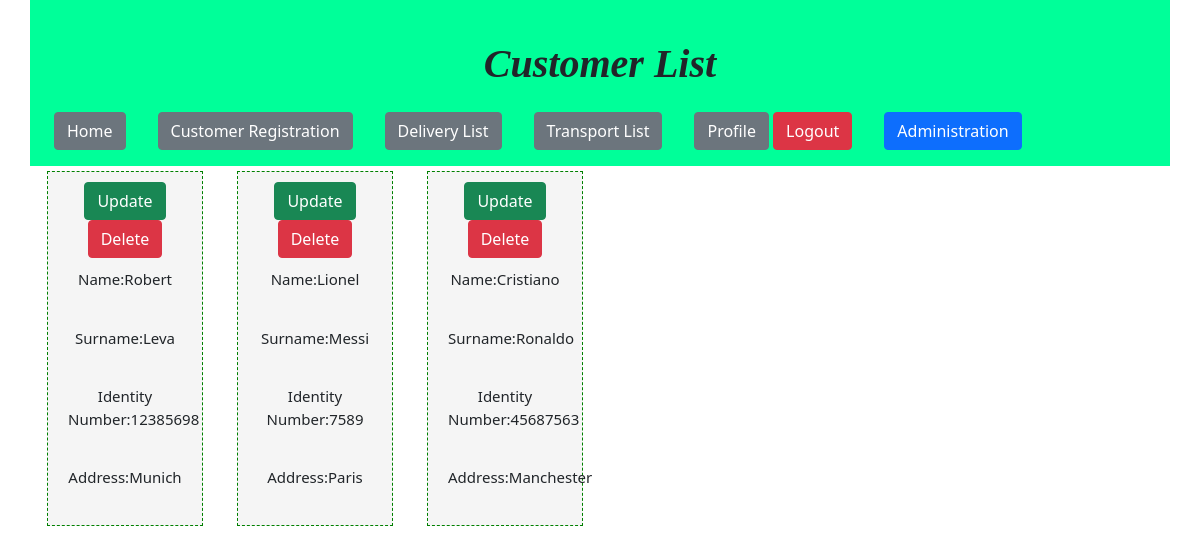
The page /affairs/customer/list (signed in) on the database its author committed.
### affairs/models.py (models this page shows, shortened)
class CustomerModel (models.Model):
    name = models.CharField(max_length=100)
    surname = models.CharField(max_length=100)
    identityNo = models.IntegerField()
    address = models.CharField(max_length=500)

### affairs/views.py (the view)
# urls.py: path('customer/list',views.CustomerListView),
@login_required
def CustomerListView(request):
    customers = CustomerModel.objects.all()
    context = {
        'customers': customers
    }
    return render(request,'affairs/CustomerList.html',context)

### affairs/templates/affairs/CustomerList.html
{% extends "affairs/layout.html" %}
{% load static %}
{% block titlepage %} Customer List {% endblock %}
{% block mainContent %}
    {%for cl in customers%}
        <div class="col-md-2">
            <div class="timeBox">
                <a href="update/{{cl.id}}" class="btn btn-success">Update</a>
                <a href="delete/{{cl.id}}" class="btn btn-danger" onclick="return warning()">Delete</a>
                <p>Name:{{cl.name}}</p>
                <p>Surname:{{cl.surname}}</p>
                <p>Identity Number:{{cl.identityNo}}</p>
                <p>Address:{{cl.address}}</p>
            </div>
        </div>
    {%endfor%}
{% endblock %}

### affairs/static/affairs/css/style.css (style rules this page uses)
body { font-family: Vazir; }
.imageBox, .timeBox { margin: 5px; background-color: whitesmoke; text-align: center; font-size: 15px; border: 1px dashed green; padding: 10px; }
.timeBox { margin: 5px; background-color: whitesmoke; font-size: 15px; border: 1px dashed green; padding: 10px; text-align: center; }
p { padding: 10px; }

### rows shown on the page
CustomerModel: name "Robert", surname "Leva", identityNo "12385698", address "Munich"
CustomerModel: name "Lionel", surname "Messi", identityNo "7589", address "Paris"
CustomerModel: name "Cristiano", surname "Ronaldo", identityNo "45687563", address "Manchester"
